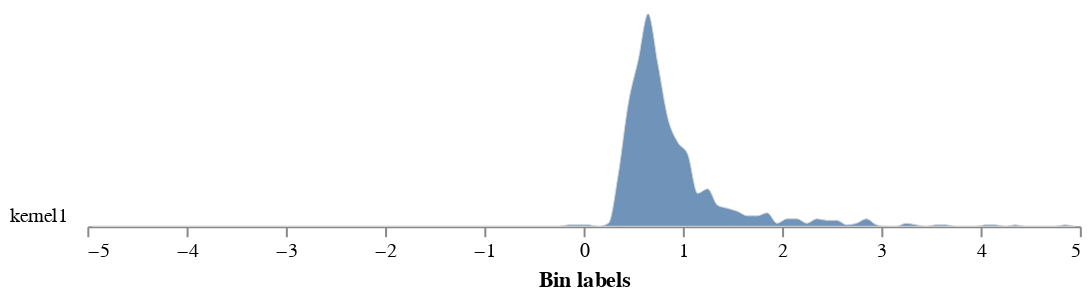

Source (notebook cell):
### Code cell
# Graph the histogram of the spectral index

ari_output=pcv.analyze.spectral_index(index_img=ari_index, labeled_mask=corn_thresh,
                           min_bin=-5, max_bin=5, label="kernel")

### Figure 1 — Vega-Lite specification as saved in the notebook (floating-point values rounded to 4 significant figures)
{"config": {"view": {"continuousWidth": 300, "continuousHeight": 300, "stroke": null}, "axis": {"grid": false}, "facet": {"columns": 1, "spacing": 0}, "title": {"anchor": "end"}}, "data": {"name": "data-418726d6ef603520a32bd57fee9f2ac7"}, "facet": {"field": "sample", "header": {"labelAngle": 0, "labelAlign": "left", "labelOrient": "left"}, "title": null, "type": "nominal"}, "spec": {"mark": {"type": "area", "fillOpacity": 0.8, "interpolate": "monotone", "stroke": "lightgray", "strokeWidth": 0.5}, "encoding": {"x": {"field": "label", "title": "Bin labels", "type": "quantitative"}, "y": {"axis": null, "field": "value", "scale": {"range": [10, -100]}, "type": "quantitative"}}, "height": 10, "width": 500}, "bounds": "flush", "$schema": "https://vega.github.io/schema/vega-lite/v5.8.0.json", "datasets": {"data-418726d6ef603520a32bd57fee9f2ac7": [{"sample": "kernel1", "value": 0.0, "label": -4.95}, {"sample": "kernel1", "value": 0.0, "label": -4.85}, {"sample": "kernel1", "value": 0.0, "label": -4.75}, {"sample": "kernel1", "value": 0.0, "label": -4.65}, {"sample": "kernel1", "value": 0.0, "label": -4.55}, {"sample": "kernel1", "value": 0.0, "label": -4.45}, {"sample": "kernel1", "value": 0.0, "label": -4.35}, {"sample": "kernel1", "value": 0.0, "label": -4.25}, {"sample": "kernel1", "value": 0.0, "label": -4.15}, {"sample": "kernel1", "value": 0.0, "label": -4.05}, {"sample": "kernel1", "value": 0.0, "label": -3.95}, {"sample": "kernel1", "value": 0.0, "label": -3.85}, {"sample": "kernel1", "value": 0.0, "label": -3.75}, {"sample": "kernel1", "value": 0.0, "label": -3.65}, {"sample": "kernel1", "value": 0.0, "label": -3.55}, {"sample": "kernel1", "value": 0.0, "label": -3.45}, {"sample": "kernel1", "value": 0.0, "label": -3.35}, {"sample": "kernel1", "value": 0.0, "label": -3.25}, {"sample": "kernel1", "value": 0.0, "label": -3.15}, {"sample": "kernel1", "value": 0.0, "label": -3.05}, {"sample": "kernel1", "value": 0.0, "label": -2.95}, {"sample": "kernel1", "value": 0.0, "label": -2.85}, {"sample": "kernel1", "value": 0.0, "label": -2.75}, {"sample": "kernel1", "value": 0.0, "label": -2.65}, {"sample": "kernel1", "value": 0.0, "label": -2.55}, {"sample": "kernel1", "value": 0.0, "label": -2.45}, {"sample": "kernel1", "value": 0.0, "label": -2.35}, {"sample": "kernel1", "value": 0.0, "label": -2.25}, {"sample": "kernel1", "value": 0.0, "label": -2.15}, {"sample": "kernel1", "value": 0.0, "label": -2.05}, {"sample": "kernel1", "value": 0.0, "label": -1.95}, {"sample": "kernel1", "value": 0.0, "label": -1.85}, {"sample": "kernel1", "value": 0.0, "label": -1.75}, {"sample": "kernel1", "value": 0.0, "label": -1.65}, {"sample": "kernel1", "value": 0.0, "label": -1.55}, {"sample": "kernel1", "value": 0.0, "label": -1.45}, {"sample": "kernel1", "value": 0.0, "label": -1.35}, {"sample": "kernel1", "value": 0.0, "label": -1.25}, {"sample": "kernel1", "value": 0.0, "label": -1.15}, {"sample": "kernel1", "value": 0.0, "label": -1.05}, {"sample": "kernel1", "value": 0.0, "label": -0.95}, {"sample": "kernel1", "value": 0.0, "label": -0.85}, {"sample": "kernel1", "value": 0.0, "label": -0.75}, {"sample": "kernel1", "value": 0.0, "label": -0.65}, {"sample": "kernel1", "value": 0.0, "label": -0.55}, {"sample": "kernel1", "value": 0.0, "label": -0.45}, {"sample": "kernel1", "value": 0.0, "label": -0.35}, {"sample": "kernel1", "value": 0.0, "label": -0.25}, {"sample": "kernel1", "value": 0.1235, "label": -0.15}, {"sample": "kernel1", "value": 0.1235, "label": -0.05}, {"sample": "kernel1", "value": 0.1235, "label": 0.05}, {"sample": "kernel1", "value": 0.0, "label": 0.15}, {"sample": "kernel1", "value": 0.2469, "label": 0.25}, {"sample": "kernel1", "value": 4.321, "label": 0.35}, {"sample": "kernel1", "value": 10.12, "label": 0.45}, {"sample": "kernel1", "value": 13.7, "label": 0.55}, {"sample": "kernel1", "value": 17.53, "label": 0.65}, {"sample": "kernel1", "value": 13.33, "label": 0.75}, {"sample": "kernel1", "value": 8.889, "label": 0.85}, {"sample": "kernel1", "value": 6.914, "label": 0.95}, {"sample": "kernel1", "value": 5.926, "label": 1.05}, {"sample": "kernel1", "value": 2.716, "label": 1.15}, {"sample": "kernel1", "value": 3.086, "label": 1.25}, {"sample": "kernel1", "value": 1.728, "label": 1.35}, {"sample": "kernel1", "value": 1.481, "label": 1.45}, {"sample": "kernel1", "value": 1.235, "label": 1.55}, {"sample": "kernel1", "value": 0.8642, "label": 1.65}, {"sample": "kernel1", "value": 0.8642, "label": 1.75}, {"sample": "kernel1", "value": 1.111, "label": 1.85}, {"sample": "kernel1", "value": 0.2469, "label": 1.95}, {"sample": "kernel1", "value": 0.6173, "label": 2.05}, {"sample": "kernel1", "value": 0.6173, "label": 2.15}, {"sample": "kernel1", "value": 0.2469, "label": 2.25}, {"sample": "kernel1", "value": 0.6173, "label": 2.35}, {"sample": "kernel1", "value": 0.4938, "label": 2.45}, {"sample": "kernel1", "value": 0.4938, "label": 2.55}, {"sample": "kernel1", "value": 0.1235, "label": 2.65}, {"sample": "kernel1", "value": 0.2469, "label": 2.75}, {"sample": "kernel1", "value": 0.6173, "label": 2.85}, {"sample": "kernel1", "value": 0.1235, "label": 2.95}, {"sample": "kernel1", "value": 0.0, "label": 3.05}, {"sample": "kernel1", "value": 0.0, "label": 3.15}, {"sample": "kernel1", "value": 0.2469, "label": 3.25}, {"sample": "kernel1", "value": 0.1235, "label": 3.35}, {"sample": "kernel1", "value": 0.0, "label": 3.45}, {"sample": "kernel1", "value": 0.1235, "label": 3.55}, {"sample": "kernel1", "value": 0.1235, "label": 3.65}, {"sample": "kernel1", "value": 0.0, "label": 3.75}, {"sample": "kernel1", "value": 0.0, "label": 3.85}, {"sample": "kernel1", "value": 0.0, "label": 3.95}, {"sample": "kernel1", "value": 0.1235, "label": 4.05}, {"sample": "kernel1", "value": 0.1235, "label": 4.15}, {"sample": "kernel1", "value": 0.0, "label": 4.25}, {"sample": "kernel1", "value": 0.1235, "label": 4.35}, {"sample": "kernel1", "value": 0.0, "label": 4.45}, {"sample": "kernel1", "value": 0.0, "label": 4.55}, {"sample": "kernel1", "value": 0.0, "label": 4.65}, {"sample": "kernel1", "value": 0.0, "label": 4.75}, {"sample": "kernel1", "value": 0.1235, "label": 4.85}, {"sample": "kernel1", "value": 0.0, "label": 4.95}]}}
